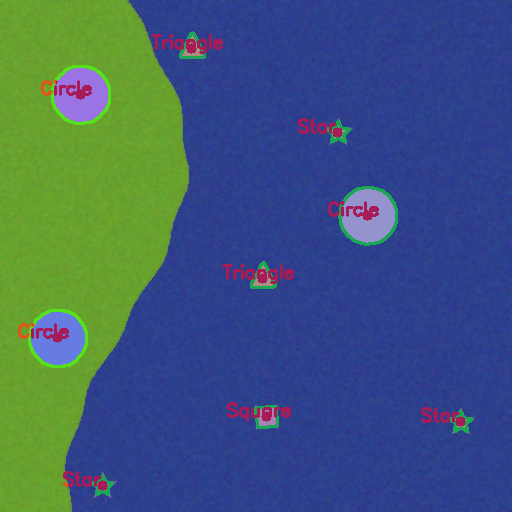
#> input picture src/land_ocean_final.png, 512 x 512 px, given in place of 1.png, which was not available
$ python sol_bruteforce.py
#> lines starting #> are read from the running program, lines starting #| are printed output that depends on the picture; after the words box and inside, x2 and y2 are one past the last pixel; in counts of white or black regions, pixels touching at a corner belong together; pictures that were not available may be replaced by others from this repository, and a replacement may not be noted
import cv2 as cv
import numpy as np
import math

# ======================================================
# CONFIGURATION
# ======================================================

CASUALTY_PRIORITY = {
    "Star": 3,
    "Triangle": 2,
    "Square": 1
}

EMERGENCY_PRIORITY = {
    "Red": 3,
    "Yellow": 2,
    "Green": 1
}

CAMP_CAPACITIES = {
    "Blue": 4,
    "Pink": 3,
    "Gray": 2
}

# (Not used in new visualization but kept for safety)
ARROW_COLORS = {
    "Blue": (255, 0, 0),
    "Pink": (203, 192, 255),
    "Gray": (128, 128, 128)
}

ALPHA = 0.6  # 60% Priority, 40% Distance

# ======================================================
# HELPER FUNCTIONS
# ======================================================

def rescale_frame(frame, scale=1):
    width = int(frame.shape[1] * scale)
    height = int(frame.shape[0] * scale)
    dimensions = (width, height)
    return cv.resize(frame, dimensions, interpolation=cv.INTER_AREA)

def get_color_name(h, s, v):
    if v < 50: return "Unknown"
    if s < 20: return "Gray" if v > 200 else "Gray"

    if (h < 10) or (h > 165): return "Red"
    elif 20 <= h <= 35: return "Yellow"
    elif 40 <= h <= 85: return "Green"
    elif 90 <= h <= 130: return "Blue"
    elif 135 <= h <= 165: return "Pink"
    else: return "Unknown"

def get_priority_norm(target):
    raw = CASUALTY_PRIORITY.get(target["shape"], 1) * EMERGENCY_PRIORITY.get(target["color"], 1)
    return (raw - 1) / 8.0

def precompute_target_scores(target, camps, alpha):
    p_norm = get_priority_norm(target)
    distances = [math.dist(target["center"], camp["center"]) for camp in camps]

    min_d = min(distances)
    max_d = max(distances)
    range_d = max_d - min_d

    camp_scores = {}
    for i, camp in enumerate(camps):
        raw_d = distances[i]
        if range_d == 0:
            d_norm = 1.0
        else:
            d_norm = (max_d - raw_d) / range_d

        score = (alpha * p_norm) + ((1 - alpha) * d_norm)
        camp_scores[camp["color"]] = score

    return camp_scores

def parse_objects(center_arr):
    sources = []
    targets = []
    for shape, color, x, y in center_arr:
        obj = {"shape": shape, "color": color, "center": (x, y)}
        if shape == "Circle":
            sources.append(obj)
        else:
            targets.append(obj)
    sources.sort(key=lambda s: s["color"])
    return sources, targets

def sort_targets_descending(targets):
    return sorted(targets, key=lambda t:
                  CASUALTY_PRIORITY.get(t["shape"],1) * EMERGENCY_PRIORITY.get(t["color"],1),
                  reverse=True)

def solve_backtracking_max_score(target_idx, sorted_targets, sources, current_capacities):
    if target_idx >= len(sorted_targets):
        return 0.0, []

    current_target = sorted_targets[target_idx]
    possible_scores = precompute_target_scores(current_target, sources, ALPHA)

    max_total_score = -1.0
    best_path = []
    assignment_made = False

    for camp in sources:
        camp_name = camp["color"]
        if current_capacities[camp_name] > 0:
            assignment_made = True
            step_score = possible_scores[camp_name]

            current_capacities[camp_name] -= 1
            remaining_score, remaining_path = solve_backtracking_max_score(
                target_idx + 1, sorted_targets, sources, current_capacities
            )
            current_capacities[camp_name] += 1

            current_total = step_score + remaining_score
            if current_total > max_total_score:
                max_total_score = current_total
                this_move = {
                    "camp_color": camp_name,
                    "camp_center": camp["center"],
                    "target_shape": current_target["shape"],
                    "target_color": current_target["color"],
                    "target_center": current_target["center"],
                    "step_score": step_score
                }
                best_path = [this_move] + remaining_path

    if not assignment_made:
        return solve_backtracking_max_score(target_idx + 1, sorted_targets, sources, current_capacities)

    return max_total_score, best_path

def visualize_path(base_img, path, total_score):
    vis = base_img.copy()
    red_color = (0, 0, 255)  # All arrows RED
    for item in path:
        c_color = red_color
        cv.arrowedLine(vis, item["camp_center"], item["target_center"], c_color, 2, tipLength=0.03)
        cv.circle(vis, item["target_center"], 5, c_color, -1)
        label = f"{item['camp_color']}"
        cv.putText(vis, label, (item["target_center"][0] + 10, item["target_center"][1]),
                   cv.FONT_HERSHEY_SIMPLEX, 0.4, c_color, 1)

    cv.putText(vis, f"Max Total Score: {total_score:.3f}", (20, 30),
               cv.FONT_HERSHEY_SIMPLEX, 0.7, (0, 0, 255), 2)
    return vis

def compute_camp_priority(final_assignments, scale=10):
    camp_score_sum = {"Blue": 0.0, "Pink": 0.0, "Gray": 0.0}
    for a in final_assignments:
        camp_score_sum[a["camp_color"]] += a["step_score"]

    blue_val = int(round(camp_score_sum["Blue"] * scale))
    pink_val = int(round(camp_score_sum["Pink"] * scale))
    gray_val = int(round(camp_score_sum["Gray"] * scale))
    return [[blue_val, pink_val, gray_val]]


# ======================================================
# MAIN EXECUTION
# ======================================================

if __name__ == "__main__":

    # 1. Initialize lists to hold data for ALL images
    all_camp_priorities = []
    all_priority_ratios = []
    image_ratios_paired = []  # <--- FIXED: Now initialized

    # Loop through images 1 to 10
    for i in range(1, 11):
        img_name = f"{i}.png"
        img_path = f"data/{img_name}"

        print(f"\n--- Processing {img_path} ---")

        img = cv.imread(img_path)
#> img is the input picture: shape (512, 512, 3); mean B, G, R 117.7, 89.8, 63.7
        if img is None:
            print(f"Error: Could not read {img_path}. Skipping...")
            continue

        # --------------------------------------------------
        # PHASE 1: PRE-PROCESSING & DETECTION
        # --------------------------------------------------
        resized_image = rescale_frame(img)
        gray = cv.cvtColor(resized_image, cv.COLOR_BGR2GRAY)
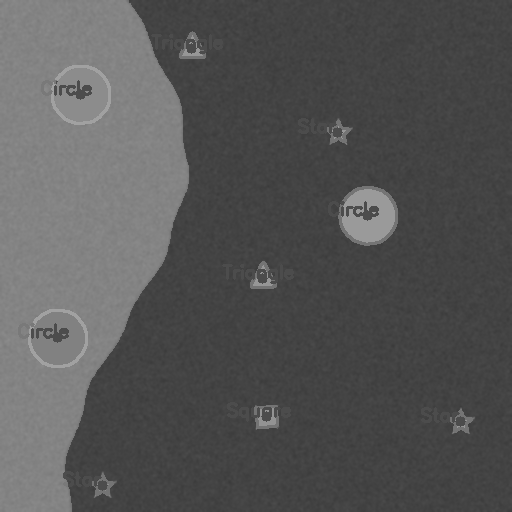
#> gray: shape (512, 512); min 59, max 161, mean 85.2
        blur = cv.GaussianBlur(gray, (9, 9), 1.5)
        _, thresh = cv.threshold(blur, 0, 255, cv.THRESH_BINARY + cv.THRESH_OTSU)
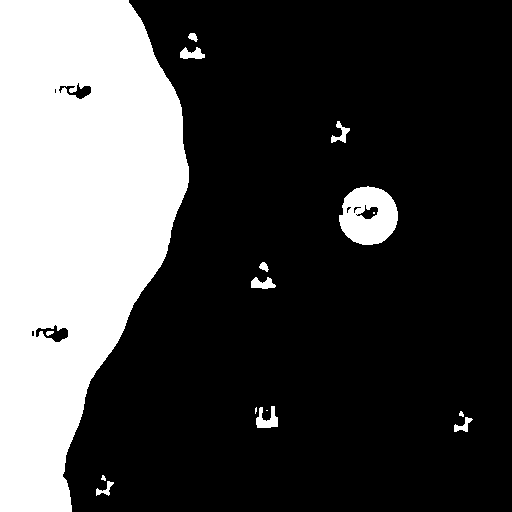
#> thresh: shape (512, 512); 27.7% white; 16 white regions (3 under 20 px)
        contours, _ = cv.findContours(thresh, cv.RETR_EXTERNAL, cv.CHAIN_APPROX_SIMPLE)
#> contours = 14 contours, 4 with area under 20; largest, box (x1, y1, x2, y2) and area: (0, 0, 189, 512) 68842, (339, 186, 398, 245) 2615, (256, 406, 278, 428) 236, (180, 47, 205, 59) 166, (251, 277, 276, 289) 166
        hsv_img = cv.cvtColor(resized_image, cv.COLOR_BGR2HSV)
#> hsv_img: shape (512, 512, 3); mean H, S, V 97.6, 175, 148.5

        center_arr = []
        contour_img = resized_image.copy()

        for cnt in contours:
            peri = cv.arcLength(cnt, True)
            approx = cv.approxPolyDP(cnt, 0.02 * peri, True)
            M = cv.moments(cnt)
            if M["m00"] == 0: continue
            cx = int(M["m10"] / M["m00"])
            cy = int(M["m01"] / M["m00"])

            shape = "Unknown"
            if len(approx) == 3: shape = "Triangle"
            elif 4 <= len(approx) <= 6:
                x, y, w, h = cv.boundingRect(approx)
                aspect_ratio = w / float(h)
                area = cv.contourArea(cnt)
                rect_area = w * h
                extent = float(area) / rect_area
                if extent > 0.70 and 0.85 <= aspect_ratio <= 1.15: shape = "Square"
                elif extent < 0.65: shape = "Triangle"
            elif len(approx) >= 8 and not cv.isContourConvex(approx): shape = "Star"
            else:
                area = cv.contourArea(cnt)
                peri = cv.arcLength(cnt, True)
                if peri > 0:
                    circularity = 4 * np.pi * area / (peri * peri)
                    if 0.7 <= circularity <= 1: shape = "Circle"

            mask = np.zeros(gray.shape, dtype=np.uint8)
            mask = cv.erode(mask, None, iterations=2)
            cv.drawContours(mask, [cnt], -1, 255, -1)
            ys, xs = np.where(mask == 255)
            if len(ys) > 0:
                h_vals = hsv_img[ys, xs, 0]
                s_vals = hsv_img[ys, xs, 1]
                v_vals = hsv_img[ys, xs, 2]
                color = get_color_name(int(np.median(h_vals)), int(np.median(s_vals)), int(np.median(v_vals)))
            else: color = "Unknown"
            center_arr.append([shape, color, cx, cy])
#> this loop made 14 passes
#> (cx, cy, shape, x, y, w, h) on passes 13 to 14: (192, 36, 'Triangle', 188, 33, 10, 9), (74, 217, 'Unknown', 0, 0, 188, 512)
#> (cx, cy, shape, area, circularity, color) on passes 8 to 10: (262, 283, 'Unknown', 165.5, 0.428, 'Green'), (263, 266, 'Circle', 47, 0.704, 'Green'), (368, 215, 'Circle', 2615, 0.861, 'Blue')
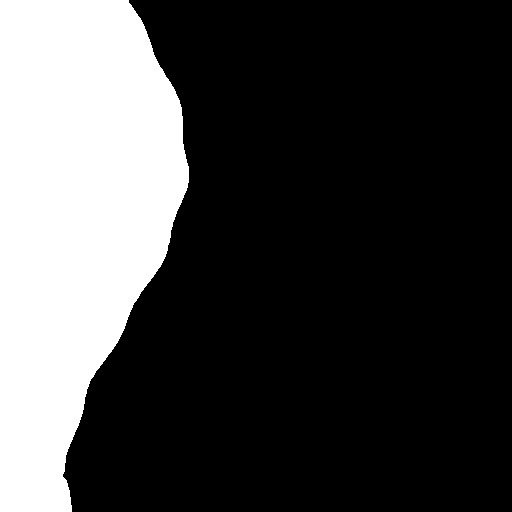
#> mask: shape (512, 512); 26.5% white; 1 white region, box (x1, y1, x2, y2) and area: (0, 0, 189, 512) 69454
#> after the loop, center_arr = 13 items, first 6: ['Star', 'Green', 104, 488], ['Star', 'Green', 103, 477], ['Star', 'Green', 462, 425], ['Star', 'Green', 461, 413], ['Triangle', 'Green', 255, 409], ['Star', 'Pink', 266, 419]

        # --------------------------------------------------
        # PHASE 2: TERRAIN & OVERLAY
        # --------------------------------------------------
        h_img, w_img = contour_img.shape[:2]
#> h_img = 512; w_img = 512
        hsv_terrain = cv.cvtColor(contour_img, cv.COLOR_BGR2HSV)
        lower_green = np.array([35, 40, 40])
        upper_green = np.array([90, 255, 255])
        green_mask = cv.inRange(hsv_terrain, lower_green, upper_green)
#> green_mask: shape (512, 512); 25.4% white; 16 white regions (5 under 20 px), largest, box (x1, y1, x2, y2) and area: (0, 0, 189, 512) 64769, (338, 186, 398, 246) 590, (327, 120, 351, 143) 227

        kernel = np.ones((5, 5), np.uint8)
        green_mask = cv.morphologyEx(green_mask, cv.MORPH_CLOSE, kernel)
#> green_mask: shape (512, 512); 25.6% white; 10 white regions, largest, box (x1, y1, x2, y2) and area: (0, 0, 189, 512) 65004, (338, 186, 398, 246) 604, (327, 120, 351, 143) 262
        green_mask = cv.morphologyEx(green_mask, cv.MORPH_OPEN, kernel)
#> green_mask: shape (512, 512); 25.1% white; 16 white regions, largest, box (x1, y1, x2, y2) and area: (0, 0, 189, 512) 65004, (330, 127, 349, 142) 149, (95, 490, 110, 495) 75

        num_labels, labels, stats, _ = cv.connectedComponentsWithStats(green_mask, connectivity=8)
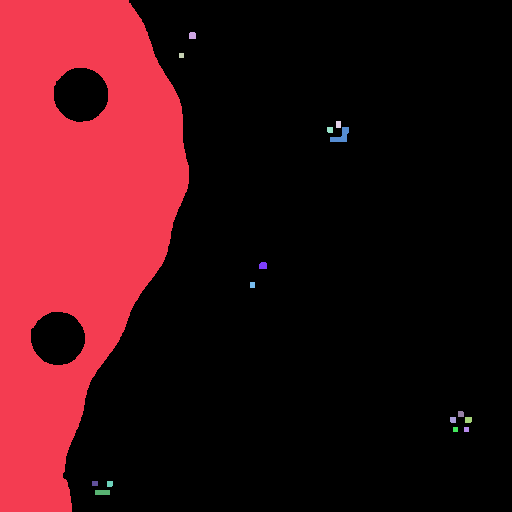
#> labels: shape (512, 512) int32; 17 distinct labels, from 0 to 16; one colour per label, 0 black
#> num_labels = 17; stats = 17 rows, first 6: [31, 0, 481, 512, 196466], [0, 0, 189, 512, 65004], [189, 32, 7, 7, 47], [179, 53, 5, 5, 25], [336, 121, 5, 7, 35], [327, 127, 6, 6, 35]
        land_label = None
        max_area = 0

        for k in range(1, num_labels):
            x, y, w_c, h_c, area = stats[k]
            touches_border = (x == 0 or y == 0 or x + w_c >= w_img - 1 or y + h_c >= h_img - 1)
            if touches_border and area > max_area:
                max_area = area
                land_label = k
#> this loop made 16 passes
#> (x, y, w_c, h_c, area, touches_border, max_area) on pass 1: (0, 0, 189, 512, 65004, True, 65004)
#> (x, y, w_c, h_c, area, touches_border) on passes 2 to 7: (189, 32, 7, 7, 47, False), (179, 53, 5, 5, 25, False), (336, 121, 5, 7, 35, False), (327, 127, 6, 6, 35, False), (330, 127, 19, 15, 149, False), (259, 262, 8, 7, 52, False)
#> after the loop, land_label = 1; max_area = 65004

        land_mask = np.zeros_like(green_mask)
        if land_label is not None:
            land_mask[labels == land_label] = 255
        ocean_mask = cv.bitwise_not(land_mask)
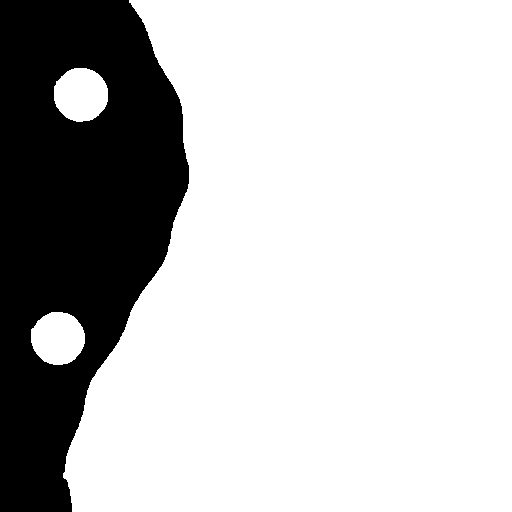
#> ocean_mask: shape (512, 512); 75.2% white; 1 black region, box (x1, y1, x2, y2) and area: (0, 0, 189, 512) 65004

        overlay = contour_img.copy()
        LAND_COLOR = np.array([0, 255, 255])
        OCEAN_COLOR = np.array([190, 60, 60])
        overlay[land_mask > 0] = LAND_COLOR
        overlay[ocean_mask > 0] = OCEAN_COLOR
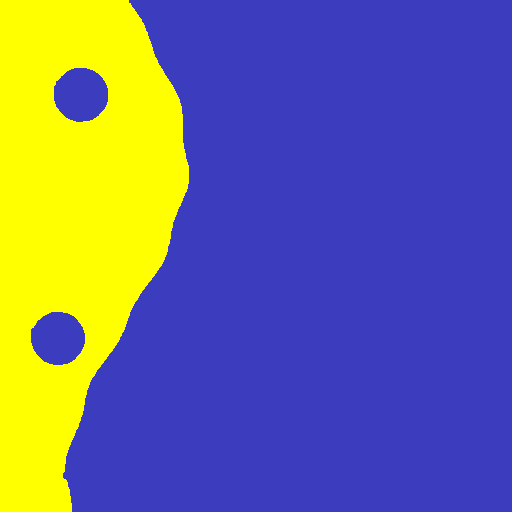
#> overlay: shape (512, 512, 3); mean B, G, R 142.9, 108.4, 108.4
        background_img = cv.addWeighted(overlay, 0.45, contour_img, 0.55, 0)
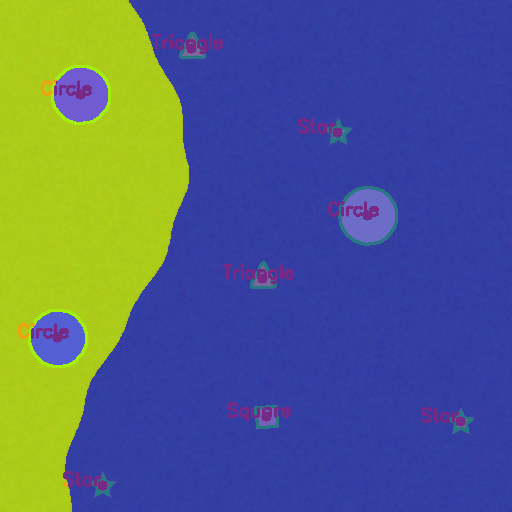
#> background_img: shape (512, 512, 3); mean B, G, R 129, 98.2, 83.7

        # --------------------------------------------------
        # PHASE 3: ALGORITHM & CALCULATIONS
        # --------------------------------------------------
        sources, targets = parse_objects(center_arr)
#> the loop in parse_objects, `for shape, color, x, y in center_arr:` made 13 passes
#> (shape, color, x, y) on passes 1 to 12: ('Star', 'Green', 104, 488), ('Star', 'Green', 103, 477), ('Star', 'Green', 462, 425), ('Star', 'Green', 461, 413), ('Triangle', 'Green', 255, 409), ('Star', 'Pink', 266, 419), ('Unknown', 'Green', 262, 283), ('Circle', 'Green', 263, 266), ('Circle', 'Blue', 368, 215), ('Star', 'Green', 340, 133), ('Star', 'Green', 191, 53), ('Triangle', 'Green', 192, 36)
#> after the loop in parse_objects, `for shape, color, x, y in center_arr:`: sources = 2 items; targets = 11 items
#> sources = 2 items; targets = 11 items
        sorted_targets = sort_targets_descending(targets)
#> sorted_targets = 11 items
        initial_caps = CAMP_CAPACITIES.copy()

        final_score, optimal_path = solve_backtracking_max_score(0, sorted_targets, sources, initial_caps)
#> in solve_backtracking_max_score, `current_target = sorted_targets[target_idx]`: current_target = {'shape': 'Star', 'color': 'Green', 'center': (104, 488)}
#> in get_priority_norm, `raw = CASUALTY_PRIORITY.get(target["shape"], 1) * EMERGENCY_PRIORITY.g..`: raw = 3
#> in precompute_target_scores, `p_norm = get_priority_norm(target)`: p_norm = 0.25
#> in precompute_target_scores, `distances = [math.dist(target["center"], camp["center"]) for camp in c..`: distances = [379.8, 273.1]
#> in precompute_target_scores, `min_d = min(distances)`: min_d = 273.1
#> in precompute_target_scores, `max_d = max(distances)`: max_d = 379.8
#> in precompute_target_scores, `range_d = max_d - min_d`: range_d = 106.7
#> the loop in precompute_target_scores, `for i, camp in enumerate(camps):` made 2 passes
#> (camp, raw_d, d_norm, score) on passes 1 to 2: ({'shape': 'Circle', 'color': 'Blue', 'center': (368, 215)}, 379.8, 0, 0.15), ({'shape': 'Circle', 'color': 'Green', 'center': (263, 266)}, 273.1, 1, 0.55)
#> after the loop in precompute_target_scores, `for i, camp in enumerate(camps):`: camp_scores = {'Blue': 0.15, 'Green': 0.55}
#> the loop in solve_backtracking_max_score, `for camp in sources:` made 1 pass
#> (camp, camp_name, step_score) on pass 1: ({'shape': 'Circle', 'color': 'Blue', 'center': (368, 215)}, 'Green', 0.55)
#> after the loop in solve_backtracking_max_score, `for camp in sources:`: best_path = []; current_capacities = {'Blue': 0, 'Pink': 3, 'Gray': 2}; max_total_score = -1
#> (the run stopped early here; a loop or call above may not have finished)
